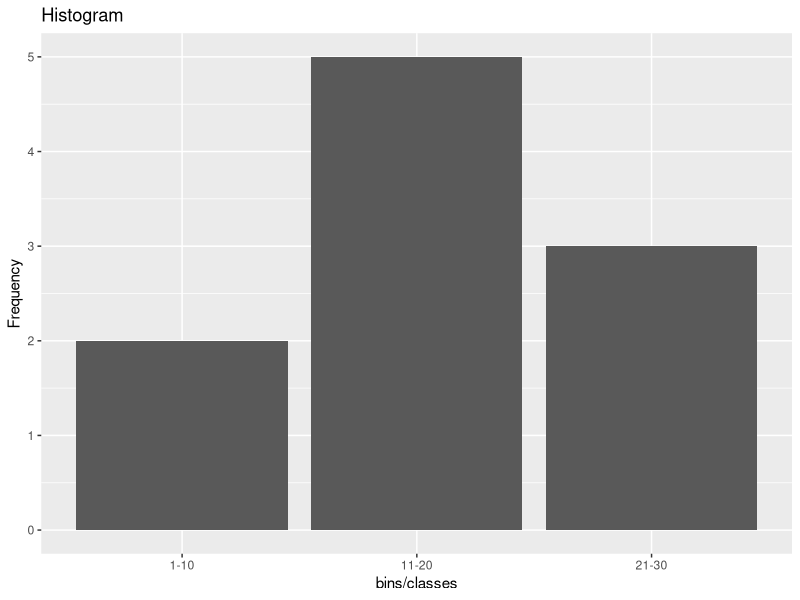
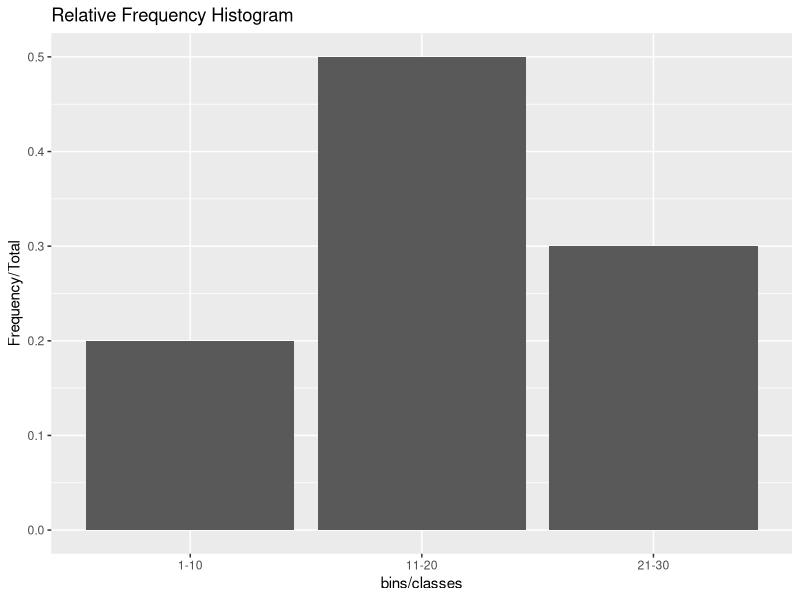
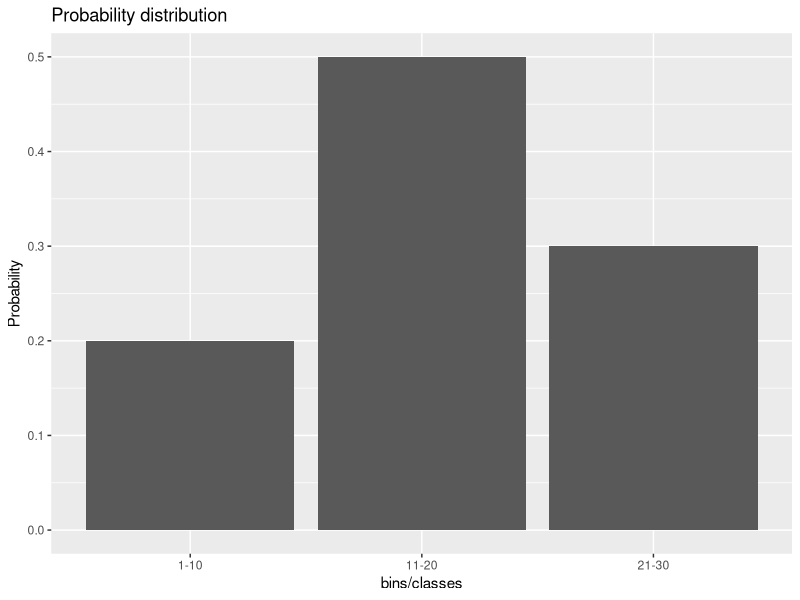
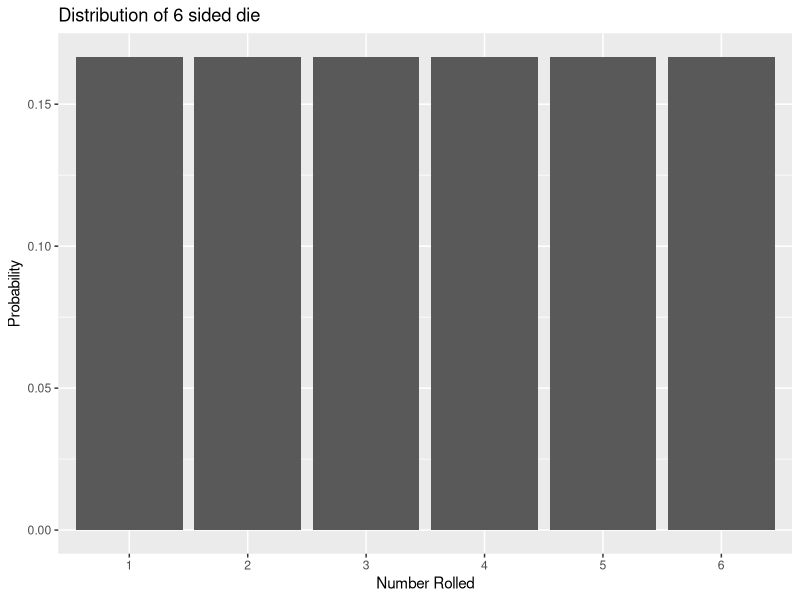
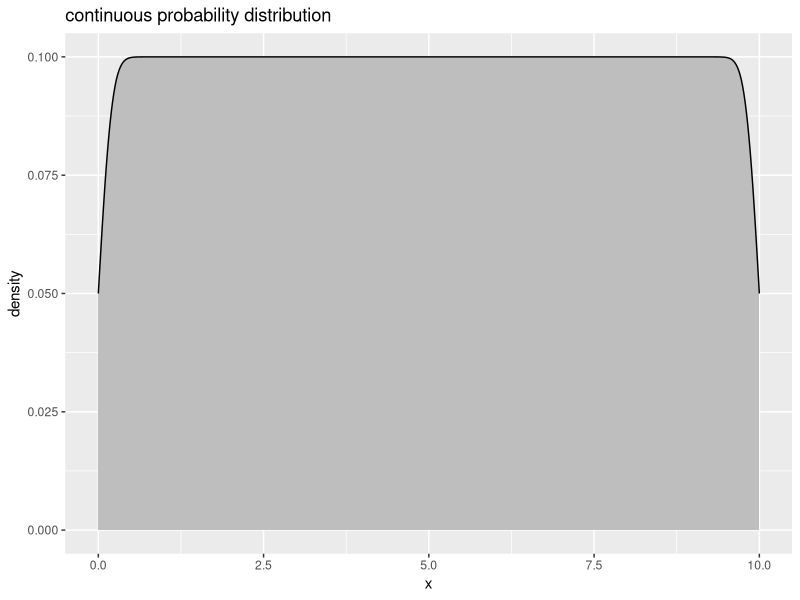

Write the R code that produced these figures, in order.
## ---- chunk 1
library(DiagrammeR)



DiagrammeR::grViz("digraph {

graph [layout = dot, rankdir = LR]


# define the global styles of the nodes. We can override these in box if we wish
node [shape = rectangle, style = filled, fillcolor = Linen]

var  [label = 'variable']
cat [label = 'categorical']
quant [label =  'quantitative']
ord [label = 'ordinal']
nomi [label= 'nominal']
disc [label= 'discrete']
cont [label= 'continuous']

# edge definitions with the node IDs
var ->{cat, quant} 
cat -> {nomi, ord}
quant -> {disc, cont}
}")
## ---- chunk 2
library(ggplot2)
df = data.frame(
  amt = c(1,2, 12,13,14,15,16,25,26,27)
)

cutoff <-c(0,11,21,31)
classttl <-c("1-10","11-20","21-30")
df$binz <- cut(df$amt, breaks=cutoff, labels=classttl, include.lowest = TRUE)


ggplot(df, aes(x=binz))+
  geom_bar()+
  labs(title="Histogram")+
  xlab("bins/classes")+
  ylab("Frequency")
## ---- chunk 3
library(ggplot2)
df = data.frame(
  amt = c(1,2, 12,13,14,15,16,25,26,27)
)

cutoff <-c(0,11,21,31)
classttl <-c("1-10","11-20","21-30")
df$binz <- cut(df$amt, breaks=cutoff, labels=classttl, include.lowest = TRUE)


ggplot(df, aes(x=binz))+
  geom_bar(aes(y=after_stat(count) / sum(after_stat(count))))+
  labs(title="Relative Frequency Histogram")+
  xlab("bins/classes")+
  ylab("Frequency/Total")
## ---- chunk 4
library(ggplot2)
df = data.frame(
  amt = c(1,2, 12,13,14,15,16,25,26,27)
)

cutoff <-c(0,11,21,31)
classttl <-c("1-10","11-20","21-30")
df$binz <- cut(df$amt, breaks=cutoff, labels=classttl, include.lowest = TRUE)


ggplot(df, aes(x=binz))+
  geom_bar(aes(y=after_stat(count) / sum(after_stat(count))))+
  labs(title="Probability distribution")+
  xlab("bins/classes")+
  ylab("Probability")
## ---- chunk 5
library(ggplot2)
df = data.frame(
  amt = c(1,2,3,4,5,6)
)

cutoff <-c(0,1,2,3,4,5,6)
classttl <-c("1","2","3","4", "5","6")
df$binz <- cut(df$amt, breaks=cutoff, labels=classttl, include.lowest = TRUE)


ggplot(df, aes(x=binz))+
  geom_bar(aes(y=after_stat(count) / sum(after_stat(count))))+
  labs(title="Distribution of 6 sided die")+
  xlab("Number Rolled")+
  ylab("Probability")
## ---- chunk 6
library(ggplot2)

listval <- data.frame(vals= seq(0,10,length.out=1000000))


ggplot(listval, aes(x=vals))+
  geom_density(fill="grey", color="black")+
  labs(title = "continuous probability distribution")+
  xlab("x")+
  ylab("density")
